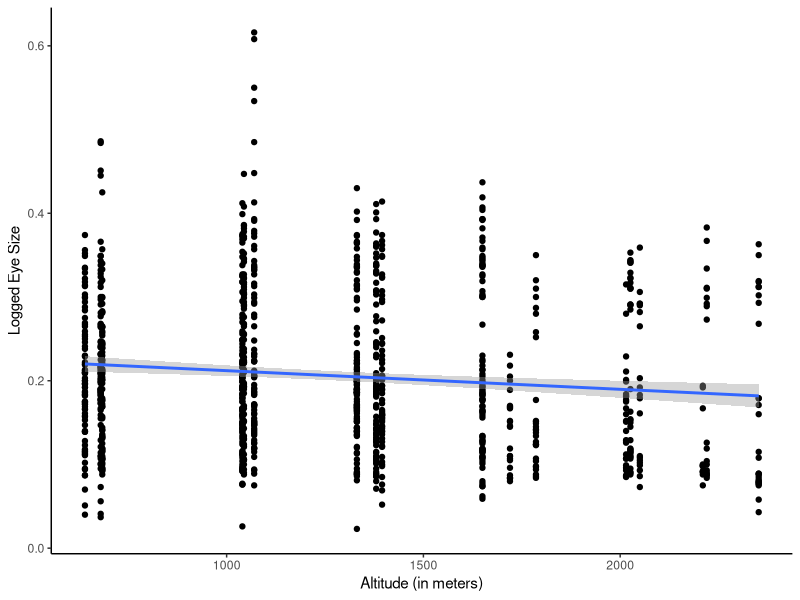
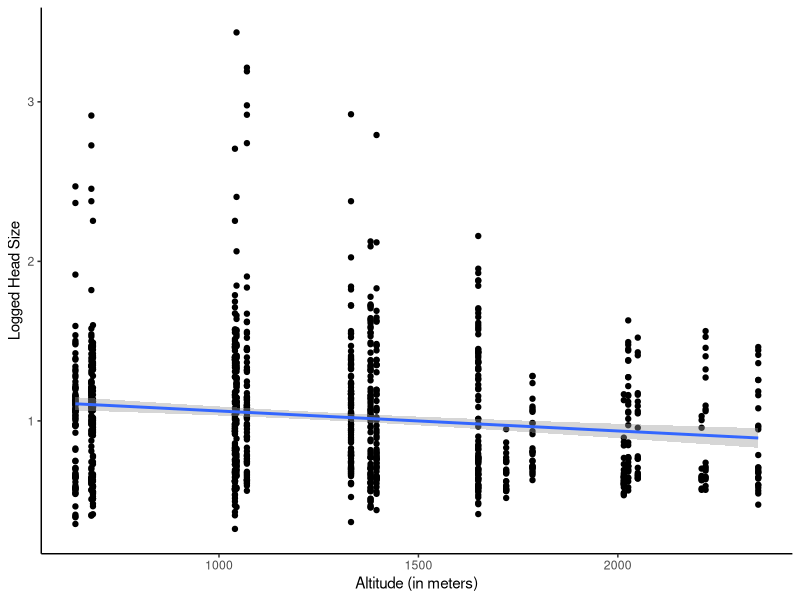
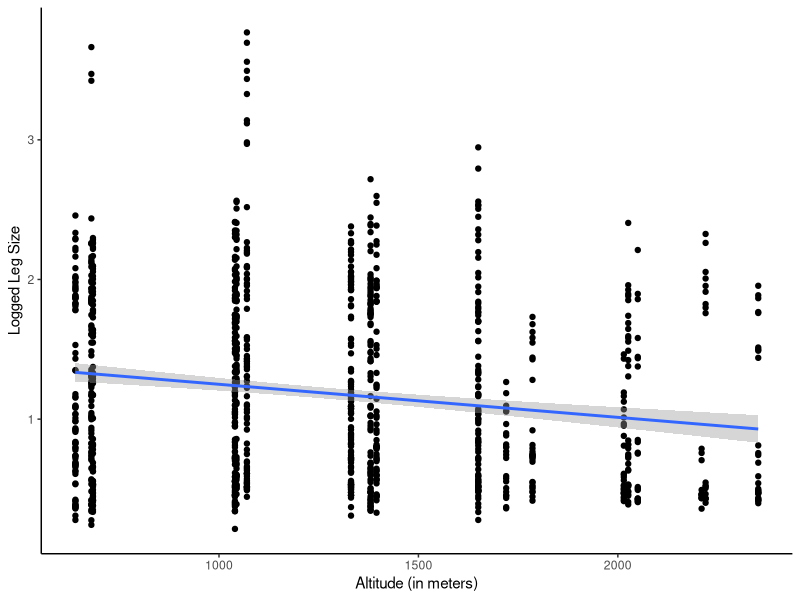
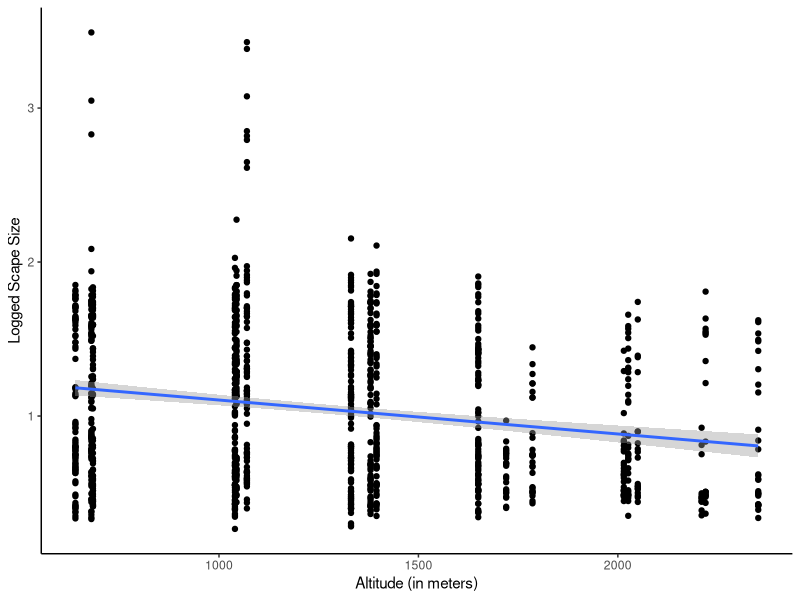
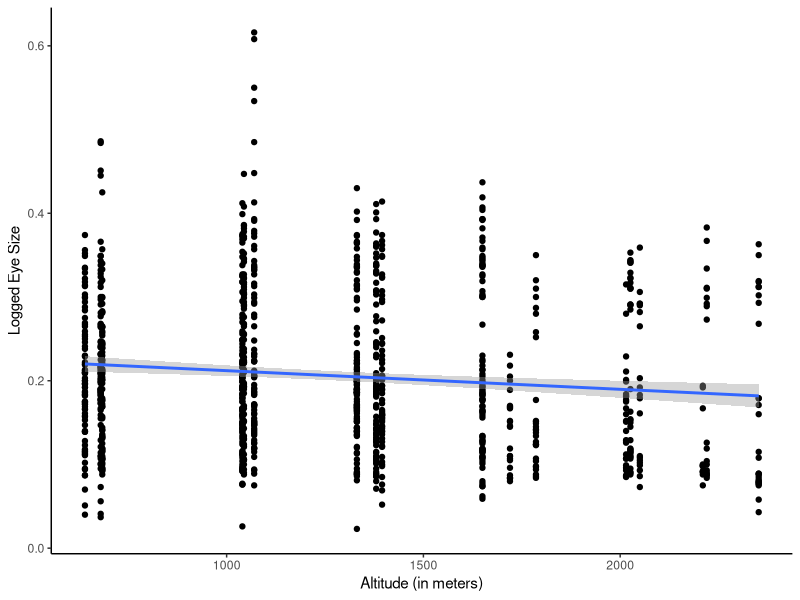

Source code (R) for these figures, in order:
## ---- chunk 1
#| output: false

# Install and Load Packages

#Downloading all desired packages into local device
install.packages ("tidyverse", repos = "https://cran.rstudio.com") #This package allows for simplified and more intuitive syntax in R 
install.packages ("rstatix", repos = "https://cran.rstudio.com") #This package allows for a variety of tests for statistical significance with the use of its integrated functions
install.packages ("ggplot2", repos = "https://cran.rstudio.com") #This package allows for the 

#Loading all libraries into current R notebook
library (tidyverse)
library (rstatix)
library (ggplot2)
## ---- chunk 2
#| output: false

# Import Data + Create Dataframes

Ant = read.csv("Ant_traits_in_central_Spain.csv", header = TRUE) #Importing data set into R from local device for Hypothesis 1 

head_mean = mean(Ant$head) #Create data frame for the mean size of ant head
print(head_mean) #Output the value in 'head_mean', the mean size of the head

leg_mean = mean(Ant$leg) #Create data frame for the mean size of ant leg
print(leg_mean) #Output the value in 'leg_mean', the mean size of the leg

scape_mean = mean(Ant$scape) #Create data frame for the mean size of ant scape
print(scape_mean) #Output the value in 'scape_mean', the mean size of the scape

eye_mean = mean(Ant$scape) #Create data frame for the mean size of ant eye
print(eye_mean) #Output the value in 'eye_mean', the mean size of the eye
## ---- chunk 3
#| echo: true
#| output: false

mod_eye = lm(eye ~ altitude, data = Ant) #Creation of a linear model calculations for head measurements in relation to altitude
summary(mod_eye) #Displaying the results of the linear model calculation 
## ---- chunk 4
#| echo: false
#| output: true

mod_eye = lm(eye ~ altitude, data = Ant) #Creation of a linear model calculations for head measurements in relation to altitude
summary(mod_eye) #Displaying the results of the linear model calculation 
## ---- chunk 5
#| echo: true
#| output: false

mod_head = lm(head ~ altitude, data = Ant) #Creation of a linear model calculations for head measurements in relation to altitude
summary(mod_head) #Displaying the results of the linear model calculation 
## ---- chunk 6
#| echo: false
#| output: true

mod_head = lm(head ~ altitude, data = Ant) #Creation of a linear model calculations for head measurements in relation to altitude
summary(mod_head) #Displaying the results of the linear model calculation 
## ---- chunk 7
#| echo: true
#| output: false

mod_leg = lm(leg ~ altitude, data = Ant) #Creation of a linear model calculations for head measurements in relation to altitude
summary(mod_leg) #Displaying the results of the linear model calculation 
## ---- chunk 8
#| echo: false
#| output: true

mod_leg = lm(leg ~ altitude, data = Ant) #Creation of a linear model calculations for head measurements in relation to altitude
summary(mod_leg) #Displaying the results of the linear model calculation 
## ---- chunk 9
#| echo: true
#| output: false

mod_scape = lm(scape ~ altitude, data = Ant) #Creation of a linear model calculations for head measurements in relation to altitude
summary(mod_scape) #Displaying the results of the linear model calculation 
## ---- chunk 10
#| echo: false
#| output: true

mod_scape = lm(scape ~ altitude, data = Ant) #Creation of a linear model calculations for head measurements in relation to altitude
summary(mod_scape) #Displaying the results of the linear model calculation 
## ---- chunk 11
#| echo: true 
#| warning: false

# Linear regression figure for eye size 
ggplot(Ant,aes(x=altitude, y=eye)) + 
  geom_point() + 
  theme_classic() + #Change theme  for aesthetics 
  geom_smooth(method="lm") + 
  labs(x='Altitude (in meters)', y='Logged Eye Size')

# Linear regression figure for head size
ggplot(Ant,aes(x=altitude, y=head)) + 
  geom_point() + 
  theme_classic() + 
  geom_smooth(method="lm") + 
  labs(x='Altitude (in meters)', y='Logged Head Size')

# Linear regression figure for leg size
ggplot(Ant,aes(x=altitude, y=leg)) + 
  geom_point() + 
  theme_classic() + 
  geom_smooth(method="lm") + 
  labs(x='Altitude (in meters)', y='Logged Leg Size')

# Linear regression figure for scape size
ggplot(Ant,aes(x=altitude, y=scape)) + 
  geom_point() + 
  theme_classic() + 
  geom_smooth(method="lm") + 
  labs(x='Altitude (in meters)', y='Logged Scape Size')
## ---- chunk 12
#| echo: true 
#| warning: false
#| output: true

# Linear regression figure for eye size 

ggplot(Ant,aes(x=altitude, y=eye)) + 
  geom_point() + 
  theme_classic() + # Change theme  for aesthetics 
  geom_smooth(method="lm") + 
  labs(x='Altitude (in meters)', y='Logged Eye Size')
